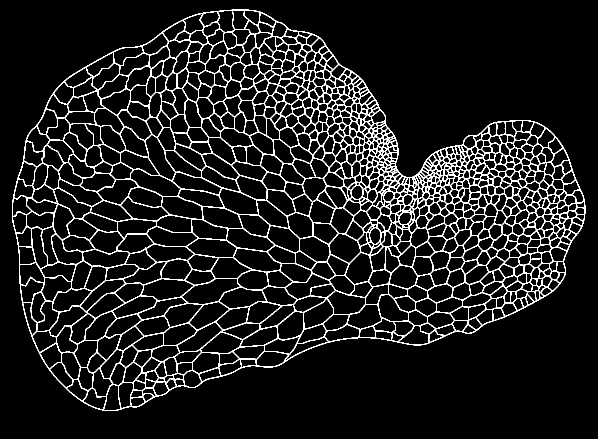
%> input picture FernImage001.bmp, 1196 x 878 px (shown at 1/2 size)
$ octave main.m   (GNU Octave 9; MATLAB toolbox functions it lacks are replaced by stand-ins)
%> lines starting %> are read from the running program, lines starting %| are printed output that depends on the picture; in (x1, y1, x2, y2) boxes, pixels count from 0 and x2, y2 are one past the last pixel; in counts of white or black regions, pixels touching at a corner belong together; the program's own positions count from 1
### FindCellNetwork.m

function [Network,skel]= FindCellNetwork(imfile,MaxEdgeLength,ExteriorIsLargestArea,MarkSpecialCells,TriangulateCells)
%> called with imfile = 'FernImage001.bmp', MaxEdgeLength = 5, ExteriorIsLargestArea = true, MarkSpecialCells = true, TriangulateCells = true


% Analyze a BW bitmap of a tissue of cell walls , and find nodes, edges, cells and joints
% Input:
%  image.bmp : filename of bmp image
%  MaxEdgeLength : maximum length of edge between two nodes
%        Inf: only corners are taken as nodes
%             otherwise extra nodes are added along cell walls if they are longer than MaxEdgeLength
%
%  MarkSpecialCells: these cells will be labeled especially by clicking
%
%  TriangulateCells: if true, also create a background triangular mesh in
%  each cell
%
%  ExteriorIsLargestArea: if true, the code assumes that the region that
%  has the highest area is the exterior of the plant (which will not be
%  meshed); if false, it the program asks to click on it
%
%  Output:
%
%     nodes: list of node coordinates
%     NBranchPoints: number of cornernodes; these are listed first in nodes
%
%     walls:  cell array with each cell a struct containing:
%       corners: refer to the cornernodes
%       orginalltrace: coordinates of the original wall in the skeletonized
%           image
%       onboundary: is wall on the boundary?
%       connectedcells: array with cells that share this wall (in case wall
%            is on boundary, only one cell)
%       nodelist: list of nodes along the wall [n1 n2 n3 ...nn] where n1
%            and nn are corners
%
%    walls_at_cornernode: for each node, lists connected walls
%
%    cells: cell array with each cell a struct containing
%       walls: list of walls, listed in CW-direction
%       wallorientations: for each wall, +1 is in direction of wall, -1 is in
%          oppoiste direction
%       nodelist: list of nodes along boundary (CW-direction)
%       area: area of polygon made by nodelist
%
%    joints: list of joints [n1 n2 n3] on the walls
%    branchjoints [n1, n2, n3] joints at the corners (so n2 is a
%            branchpoint)
%
%    allsegments: list of all segments [n1 n2]
%    boundarysegments: which segments in allsegments are on boundary

if nargin<5
    TriangulateCells=false;
end

if nargin<4
    MarkSpecialCells=false;
end
if nargin<3
    ExteriorIsLargestArea=true;
end

if nargin<2
   MaxEdgeLength=1;
end


SE=strel('square',3);
SE2=strel('disk',1);

%%%%%%%%%%%%%%%%%%%%%%%%%%%%%%%%%%%%%%%%%%%%%%%%%%%%%%%%%%%%%%%%%%%%%%%%%%
% 1. READ IMAGE AND USE WATERSHED TRANSFORM TO IDENTIFY CELLS AND EDGES:
%%%%%%%%%%%%%%%%%%%%%%%%%%%%%%%%%%%%%%%%%%%%%%%%%%%%%%%%%%%%%%%%%%%%%%%%%%

%skeleton:
I=imread(imfile);
%> I is the input picture: size 878x1196 uint8; 8.5% white in thin lines or dots, all inside (x1, y1, x2, y2) = (24, 19, 1171, 822)
I=im2uint8(I);   %convert to 8-bit bitmap

%invert if walls are black: (i.e. more white than black pixels)
if numel(find(I(:)==0))<numel(find(I(:)>0))
    I=~I;
end
%add black border
I = padarray(I,[3 3],0,'both');
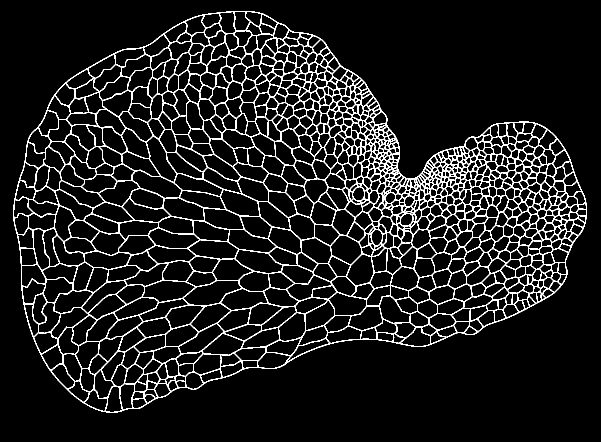
%> I: size 884x1202 uint8 (shown at 1/2 size); 8.4% white in thin lines or dots, all inside (x1, y1, x2, y2) = (27, 22, 1174, 825)

%divide the image into cells using watershed transform:
L=watershed(I);
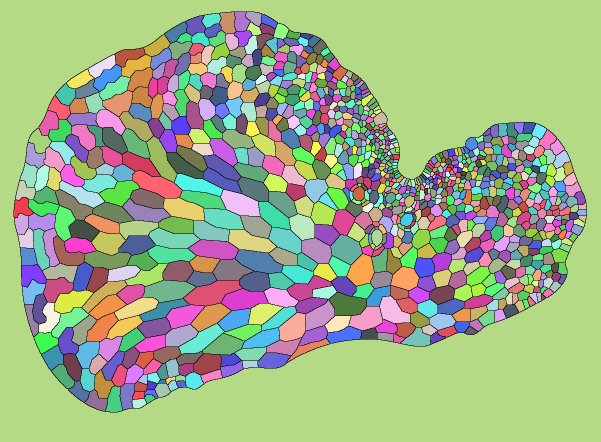
%> L: size 884x1202 uint16 (shown at 1/2 size); 1044 distinct labels, from 0 to 1043; one colour per label, 0 black

%Find boundaries (walls):
BW=L;
BW(BW>0)=1;
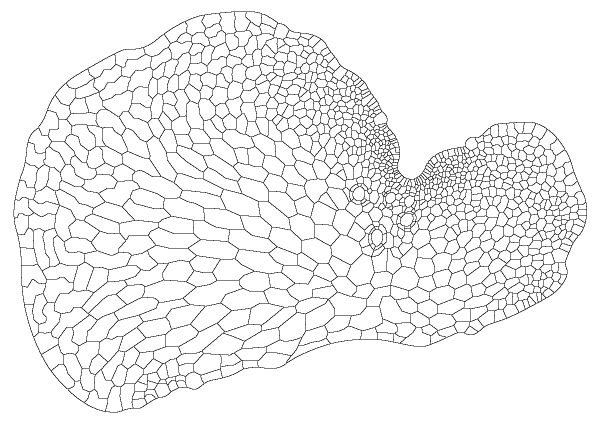
%> BW: size 884x1202 uint16 (shown at 1/2 size); values 0 (black) and 1 (white), 94.7% white; black in thin lines or dots, all inside (x1, y1, x2, y2) = (27, 23, 1174, 825)
BW=imbinarize(BW);
%BW = imclearborder(BW)
BW=~BW;  %invert: walls are 1, interiors are 0
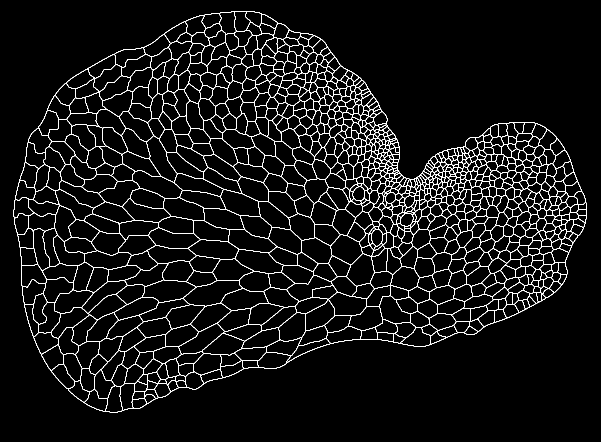
%> BW: size 884x1202 logical (shown at 1/2 size); 5.3% white in thin lines or dots, all inside (x1, y1, x2, y2) = (27, 23, 1174, 825)
skel=bwmorph(BW,'thin',Inf);  %skel  has 1 on walls and zeros elsewhere
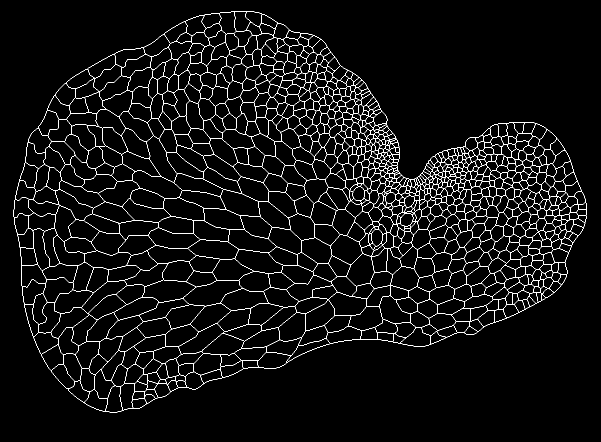
%> skel: size 884x1202 logical (shown at 1/2 size); 3.9% white in thin lines or dots, all inside (x1, y1, x2, y2) = (27, 23, 1174, 825)
L=watershed(skel,4);  %watershed again, so that boundaries of L and skel match exactly
%> L: size 884x1202 uint16; 1044 distinct labels, from 0 to 1043

%Find label of exterior
if ExteriorIsLargestArea
    stats=table2array(regionprops('table',L,'area'));
%> stats = 1043 values, max 454286 at index 1043, min 24 at index 565, mean 979.5
%> (the rest of the program and of its run is left out)
